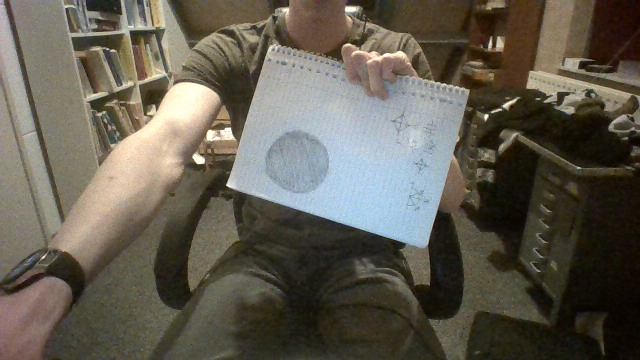
#> input picture python/media/drawn_circle.png, 640 x 360 px, given in place of the camera
$ python square_tracking.py
#> lines starting #> are read from the running program, lines starting #| are printed output that depends on the picture; after the words box and inside, x2 and y2 are one past the last pixel; in counts of white or black regions, pixels touching at a corner belong together
import cv2
import numpy as np
from imutils.video import VideoStream
import imutils
import time

#Start webcam
vs = VideoStream(src=0, usePiCamera=True,
        resolution=(640,480), framerate=60).start()

def toPointList(ndArr):
    return [tuple(i[0]) for i in ndArr]

# [40 lines left out: function cut_square, not called in this run]

def find_best_contour(cnts):
    screenCnt = None
    for c in cnts:
            peri = cv2.arcLength(c, True)
            approx = cv2.approxPolyDP(c, 0.015 * peri, True)
            if len(approx) == 4:
                screenCnt = approx
                break
    return screenCnt

# [20 lines left out: function find_ball, not called in this run]

def nothing(x):
    pass

blue_min = (90, 155, 60)
blue_max = (160, 255, 255)

# [8 lines of commented-out code are left out]

screenCnt = np.zeros((4,2), dtype="uint32")
lastContour = np.zeros((4,2), dtype="uint32")
zeros = np.zeros((300,300, 3), "float32")
zoom = zeros.copy()

def main():
    while True:
        start_time = time.time()
        #640, 480
        image = vs.read()
#> image is the input picture: shape (360, 640, 3); mean B, G, R 81.8, 93.2, 98.6
        if image is None:
            continue
        ratio = image.shape[0] / 400.0 # 1.???
#> ratio = 0.9
        orig = image.copy()

        #400, 300
        image = imutils.resize(image, height = 400)
#> image: shape (400, 711, 3)

        gray = cv2.cvtColor(image.copy(), cv2.COLOR_BGR2GRAY)
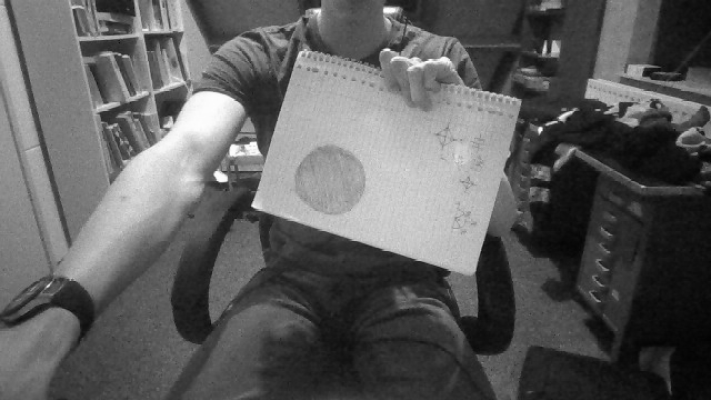
#> gray: shape (400, 711); min 3, max 254, mean 93.4

        _, mask= cv2.threshold(gray, 70, 255, cv2.THRESH_BINARY_INV)
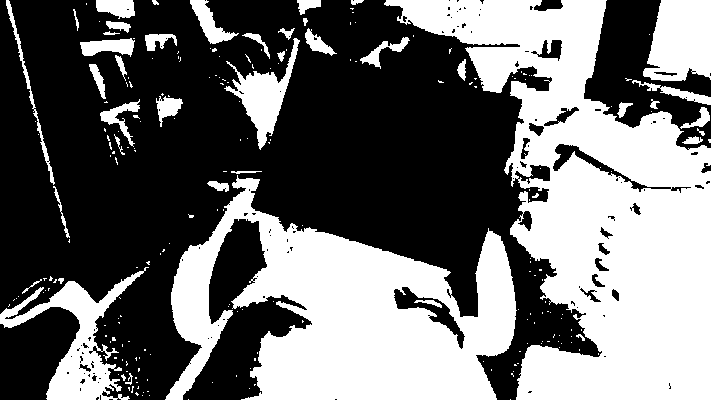
#> mask: shape (400, 711); 43.2% white; 227 white regions (184 under 20 px)
        mask = cv2.GaussianBlur(mask, (3,3), cv2.BORDER_DEFAULT)
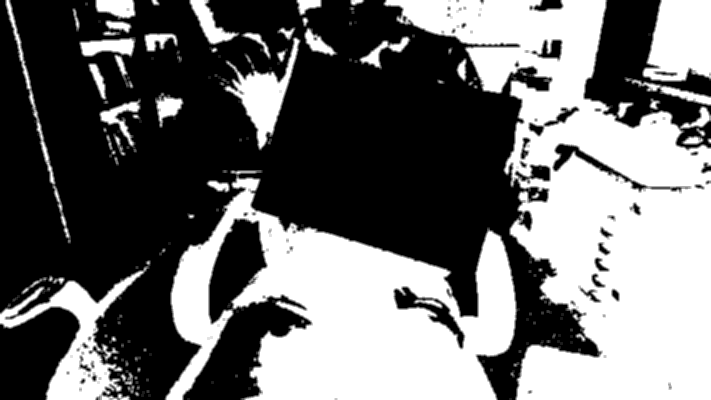
#> mask: shape (400, 711); min 0, max 255, mean 110.1

        cnts = cv2.findContours(mask.copy(), cv2.RETR_TREE, cv2.CHAIN_APPROX_SIMPLE)
#> cnts = 197 contours, 137 with area under 20; largest, box (x1, y1, x2, y2) and area: (383, 0, 711, 400) 67278, (164, 170, 520, 400) 46846, (0, 260, 151, 400) 7149, (642, 0, 711, 82) 4603, (209, 219, 267, 323) 3222
        cnts = imutils.grab_contours(cnts)
        cnts = sorted(cnts, key = cv2.contourArea, reverse = True)[:10]
#> cnts = 10 contours; largest, box (x1, y1, x2, y2) and area: (383, 0, 711, 400) 67278, (164, 170, 520, 400) 46846, (0, 260, 151, 400) 7149, (642, 0, 711, 82) 4603, (209, 219, 267, 323) 3222

        square_cnt = find_best_contour(cnts)
#> the loop in find_best_contour, `for c in cnts:` made 10 passes
#> peri on passes 1, 2, 3, 4, 5, 6, 8, 9, 10: 2391.5, 1891.9, 1110.1, 310.1, 300.8, 590.3, 233.3, 171.1, 267.9
#> (peri, approx) on pass 7: (560.1, [[5, 0], [70, 243]])

        if square_cnt is not None:
            zoom = cut_square(orig, square_cnt, ratio)

        mask_ball = zeros.copy()
        try:
            hsv = cv2.cvtColor(zoom.copy(), cv2.COLOR_BGR2HSV)
            mask_ball = cv2.inRange(hsv, blue_min, blue_max)
            # Found it lmao
            (x,y), radius = find_ball(zoom, mask_ball)
            # Normalize that shit
            x_norm = x / zoom.shape[1]
            y_norm = y / zoom.shape[0]

            # Point to it
            cv2.putText(zoom, str(round(x_norm, 3))+","+str(round(y_norm, 3)), (x, y), cv2.FONT_HERSHEY_SIMPLEX, 0.5, (255,0,0), 1)

            #print("X: " + str(x_norm) + " Y: " + str(y_norm))
        except Exception:
            pass

        cv2.imshow("Input feed", orig)
        cv2.imshow("Mask", mask)

        try:
            cv2.imshow("Ball mask", mask_ball)
            cv2.imshow("Zoom", zoom)
        except Exception:
            pass
        # Keep track of FPS
        newtime = time.time()
        print("Delta: {}".format(  str(1/( newtime - start_time))))
        start_time = newtime

        key = cv2.waitKey(1) & 0xFF
#> (key q is pressed here)
        if key == ord("q"):
            break

    vs.stop()

    cv2.destroyAllWindows()

main()
